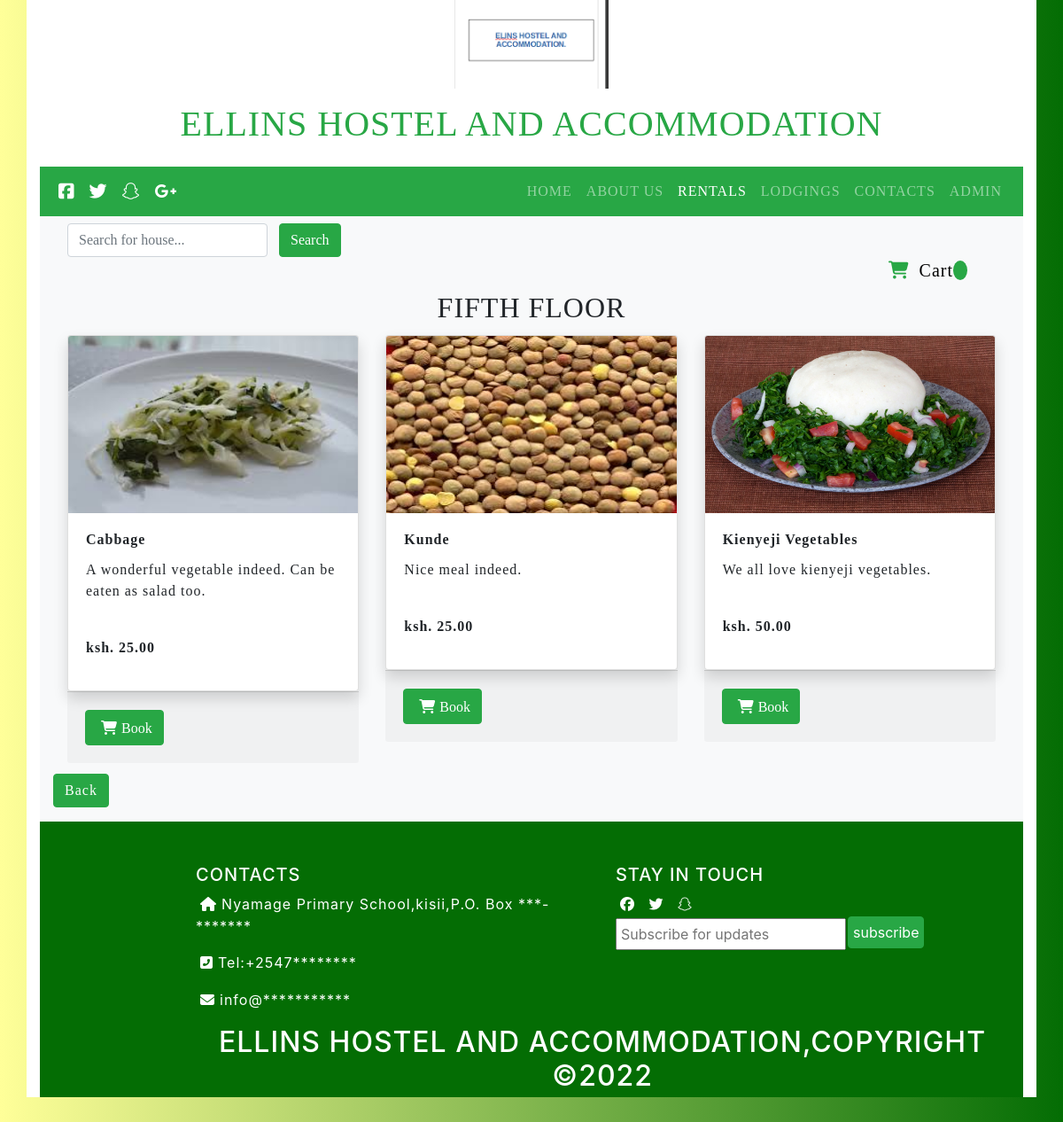
The app's page /sub-rental6.php with its own data.
### tables this page shows
CREATE TABLE `menu` (
  `FOOD_ID` int(10) NOT NULL,
  `NAME_OF_FOOD` varchar(100) NOT NULL,
  `CAT_OF_FOOD` varchar(100) NOT NULL,
  `PRICE` float(10,2) NOT NULL,
  `IMAGES` varchar(200) NOT NULL,
  `DESCRIPTION` varchar(200) NOT NULL,
  `FOOD_CODE` varchar(10) NOT NULL
);

### sub-rental6.php (the view, shortened to what this page needs)
<?php
include_once 'admin/includes/db.php';
?>
<!DOCTYPE html>
<html>
<head>
  <link rel="stylesheet" href="css/meals.css">
  <link rel="stylesheet" type="text/css" href="css/bootstrap.css">
  <link href="http://cdnjs.cloudflare.com/ajax/libs/font-awesome/4.3.0/css/font-awesome.css" rel="stylesheet" type='text/css'>
</head>
<div class="container bg-white">
  <div class="text-center " mr-5>
    <img src="images\Sekulogo.png" height=100px />
    <div class="text-success py-3">
      <h2 class="h1 heading-4">ELLINS HOSTEL AND ACCOMMODATION</h2>
    </div class="bg-primary">
  </div>
  <nav class="navbar navbar-expand-lg navbar-dark badge-success">
    <a class="navbar-brand" href="#">
      <i class="fab fa-facebook-square"></i>
      <i class="fab fa-twitter"></i>
      <i class="fab fa-snapchat"></i>
      <i class="fab fa-google-plus-g"></i>
    </a>
    <div class="collapse navbar-collapse justify-content-end" id="nav">
      <div class="navbar-nav pr-lg">
        <a class="nav-item nav-link" href="index.php">HOME</a>
        <a class="nav-item nav-link" href="about.php">ABOUT US</a>
        <a class="nav-item nav-link active" href="rentals.php"><span class="sr-only">(current)</span>RENTALS</a>
        <a class="nav-item nav-link" href="Rooms.php">LODGINGS</a>
        <a class="nav-item nav-link" href="contacts.php">CONTACTS</a>
        <a class="nav-item nav-link" href="admin/adminlog.php">ADMIN</a>
      </div>
    </div>
  </nav>
  <section class="container bg-light py-2">
    <div>
      <form action="search.php" method="POST" class="form-inline" style="display: inline;">
        <input class="form-control mr-sm-2 ml-sm-3" type="text" name="q" placeholder="Search for house..." aria-label="Search">
        <button class="btn btn-success my-sm-0" type="submit" name="search">Search</button>
      </form>
      <a href="order-cart.php" style="text-decoration: none;color:#000;">
        <h5 align="right" class="mx-5"><i class="fas fa-shopping-cart text-success"></i> Cart <span id="cart-item" class="rounded-circle bg-success px-2 text-white"></span></h5>
      </a>
    </div>
    <h2 class="text-center">FIFTH FLOOR</h2>
    <?php
    if (!$connect) {
      die("Database connection failed!");
    } else {
      $query = 'SELECT * FROM menu where CAT_OF_FOOD="vegetables"';
      $sql = mysqli_query($connect, $query);
      echo '<div class="row">';
      while ($row = mysqli_fetch_assoc($sql)) {
        echo '<div class="col-lg-4 col-md-3 col-sm-12 my-1">';
        echo '<div class="card shadow">';
        echo '<img src="admin/images/' . $row["IMAGES"] . '" class="card-img-top" alt="Vegetables" width="300px" height="200px">';
        echo '<div class="card-body">';
        echo '<h6 class="card-title"><strong>' . $row['NAME_OF_FOOD'] . '</strong></h6>';
        echo '<p class="card-text">' . $row['DESCRIPTION'] . '</p><br>';
        echo '<p><strong>ksh. ' . $row['PRICE'] . '</strong></p>';
        echo '</div>';
        echo '</div>';
        echo '<div class="card-footer">';
        echo '<form action="" class="form-submit">';
        $validator = mysqli_query($connect, "SELECT * FROM orders WHERE products LIKE '%" . $row['NAME_OF_FOOD'] . "%' AND status = 'Confirmed'");
        $rows = $validator->num_rows;
    ?>
        <button class="btn btn-success text-center my-2 addItemBtn" name="add_to_cart"><i class="fas fa-shopping-cart"></i><?php if ($rows < 1) {
                                                                                                                              echo 'Book';
                                                                                                                            } else {
                                                                                                                              echo 'Booked';
                                                                                                                            } ?></button>
    <?php
        echo '</form>';
        echo '</div>';
        echo '</div>';
      }
      echo '</div>';
    }
    ?>
    <span><a href="rentals.php" class="btn btn-success my-2">Back</a></span>
  </section>
  <footer>
    <div class="content justify-content-center">
      <div class="row">
        <div class="col-lg-6 col-md-6">
          <h5>CONTACTS</h5>
          <p><i class="fas fa-home"></i>Nyamage Primary School,kisii,P.O. Box ***-*******</p>
          <p><i class="fas fa-phone-square-alt"></i>Tel:+2547********</p>
          <p><i class="fas fa-envelope"></i>info@***********</p>
        </div>
        <div class="col-lg-6 col-md-6">
          <h5>STAY IN TOUCH</h5>
          <i class="fab fa-facebook"></i>
          <i class="fab fa-twitter"></i>
          <i class="fab fa-snapchat"></i><br>
          <input type="email" placeholder="Subscribe for updates"><button class="btn btn-success">subscribe</button>
        </div>
      </div>
      <h2>ELLINS HOSTEL AND ACCOMMODATION,COPYRIGHT &copy;2022</h2>
    </div>
</div>
</body>
</html>

### css/meals.css (style rules this page uses)
html, body, div, span, object, iframe, h1, h2, h3, h4, h5, h6, p, blockquote, pre, abbr, address, cite, code, del, dfn, em, img, ins, kbd, q, samp, small, strong, sub, sup, var, b, i, dl, dt, dd, ol, ul, li, fieldset, form, label, legend, table, caption, tbody, tfoot, thead, tr, th, td, article, aside, canvas, details, figcaption, figure, footer, header, hgroup, menu, nav, section, summary, time, mark, audio, video { margin:0; padding:0; border:0; outline:0; font-size:100%; vertical-align:baseline; background:transparent; }
i { padding:5px; }
h2 { text-align: center; font-weight: bold; }
.heading-4 { font-weight:bold; font-family:Georgia, 'Times New Roman', Times, serif; }
article,aside,details,figcaption,figure, footer,header,hgroup,menu,nav,section { display:block; }
a { margin:0; padding:0; font-size:100%; vertical-align:baseline; background:transparent; text-decoration: none; }
.navbar { font-family:Georgia, 'Times New Roman', Times, serif; }
input, select { vertical-align:middle; }
section { font-family:Georgia, 'Times New Roman', Times, serif; }
.content { padding-left:10rem; padding-top:3em; background-color:#046d04; color: white; }
.content .btn { padding:5px; margin-left:2px; }
.content input { padding:4px; margin-top:3px; }
footer h2 { margin-bottom:1em; text-align:center; padding-bottom:5px; }

### records on screen
menu: IMAGES (picture), NAME_OF_FOOD "Cabbage", DESCRIPTION "A wonderful vegetable indeed. Can be eaten as salad too.", PRICE "25.00"
menu: IMAGES (picture), NAME_OF_FOOD "Kunde", DESCRIPTION "Nice meal indeed.", PRICE "25.00"
menu: IMAGES (picture), NAME_OF_FOOD "Kienyeji Vegetables", DESCRIPTION "We all love kienyeji vegetables.", PRICE "50.00"
